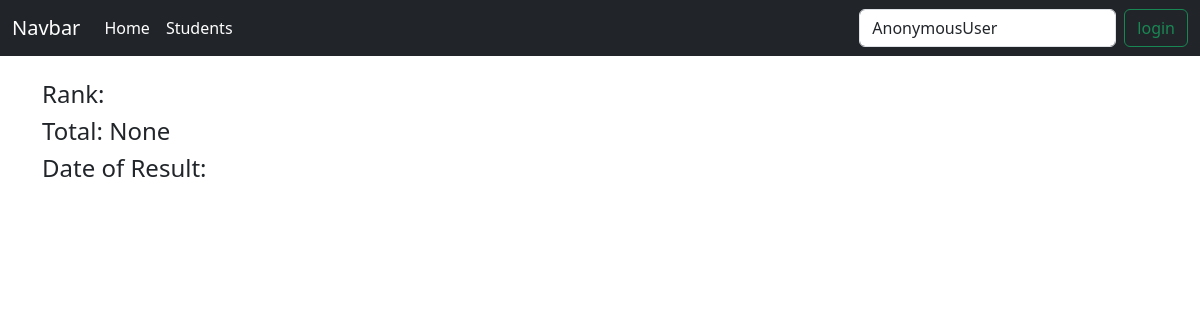
/report/STU-0808, run on an earlier commit of the app's database.
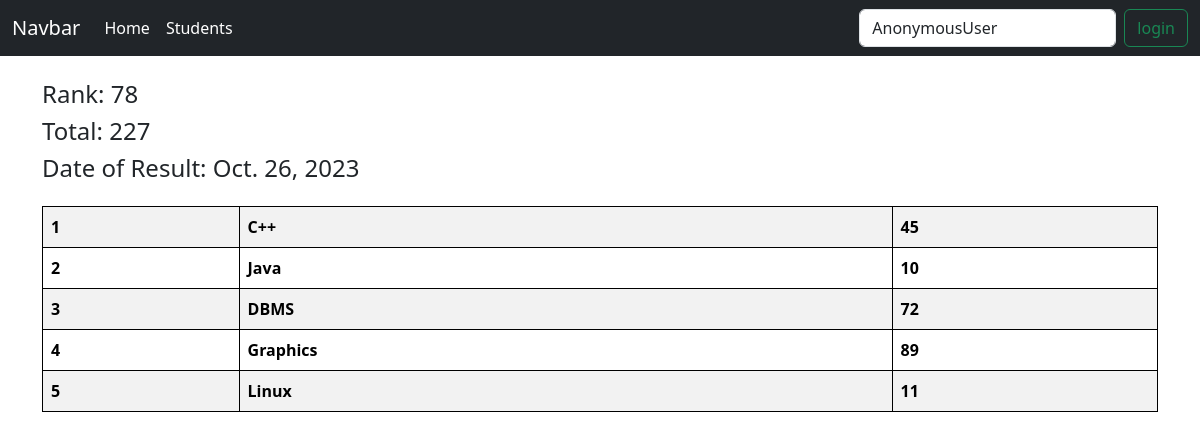
And on a later commit of the database.
### card/models.py (models this page shows, shortened)
class SubjectMarks(models.Model):
    student = models.ForeignKey(Student, related_name="studentmarks", on_delete=models.CASCADE)
    subject = models.ForeignKey(Subject, on_delete=models.CASCADE)
    marks = models.IntegerField()
    class Meta:
        unique_together = ['subject', 'student']

class Student(models.Model):
    department = models.ForeignKey(Department, related_name="depart", on_delete=models.CASCADE)
    student_id = models.OneToOneField(StudentID, unique=True, related_name="studentId", on_delete=models.CASCADE)
    student_name = models.CharField(max_length=100)
    student_email = models.EmailField(unique=True)
    student_age = models.IntegerField(default=18)
    student_address = models.TextField()
    class Meta:
        ordering = ['student_name']
        verbose_name = "student"

class Ranklist(models.Model):
    student = models.ForeignKey(Student, related_name="studentranklist", on_delete=models.CASCADE)
    student_rank = models.IntegerField()
    report_card_date = models.DateField(auto_now_add=True)
    class Meta:
        unique_together = ['student_rank', 'report_card_date']

class Subject(models.Model):
    subject_name = models.CharField(max_length=100)

### card/views.py (the view)
# urls.py: path("report/<student_id>", report_page, name="report_page")
def report_page(request, student_id):
    queryset = SubjectMarks.objects.filter(student__student_id__student_id=student_id)
    total_marks = queryset.aggregate(total_marks = Sum('marks'))
    context = {"queryset": queryset, "page": "report",  "total_marks": total_marks}
    return render(request, "report.html", context=context)

### card/templates/report.html (shortened to what this page needs)
{% extends "base.html" %} {% block start %}
<div class="container mt-4">
    <h4>Rank: {{queryset.first.student.studentranklist.first.student_rank}}</h4>
    <h4>Total: {{total_marks.total_marks}}</h4>
    <h4>Date of Result: {{queryset.first.student.studentranklist.first.report_card_date}}</h4>
    <table class="table table-striped container-sm mt-4">
        <tbody>
            {%for marks in queryset %}
            <tr>
                <th scope="row">{{forloop.counter}}</th>
                <td> <b>{{marks.subject.subject_name}}</b></td>
                <td> <b>{{marks.marks}}</b></td>
            </tr>
            {% endfor %}
        </tbody>
    </table>
</div>
{% endblock %}

### home/templates/base.html (shortened to what this page needs)
<!DOCTYPE html>
<html lang="en">
<head>
    <link href="https://cdn.jsdelivr.net/npm/bootstrap@5.3.2/dist/css/bootstrap.min.css" rel="stylesheet">
</head>
<body>
      <nav class="navbar navbar-expand-lg navbar-dark bg-dark">
        <div class="container-fluid">
          <a class="navbar-brand" href="#">Navbar</a>
          <div class="collapse navbar-collapse" id="navbarText">
            <ul class="navbar-nav me-auto mb-2 mb-lg-0">
                <li class="nav-item"><a class="nav-link active" href="/">Home </a> </li>
                <li class="nav-item"><a class="nav-link active" href="/student">Students </a> </li>
                </ul>
           <form class="d-flex">
            <input class="form-control me-2" value={{request.user}} type="search" placeholder="Search" aria-label="Search">
            <a class="btn btn-outline-success" href="/logout/" type="submit">{% if request.user.is_authenticated %}logout {% else %} login {%endif%}</a>
          </form>
          </div>
        </div>
      </nav>
    {% block start %}
    {% endblock %}
</body>
</html>

### home/templates/base.html (style rules this page uses)
table, th, td { border: 1px solid black; }

What changed in the data, as far as the page shows it:
added SubjectMarks: first.student.studentranklist.first.student_rank "78", first.student.studentranklist.first.report_card_date "Oct. 26, 2023", subject.subject_name "C++", marks "45"
added SubjectMarks: subject.subject_name "Java", marks "10"
added SubjectMarks: subject.subject_name "DBMS", marks "72"
added SubjectMarks: subject.subject_name "Graphics", marks "89"
added SubjectMarks: subject.subject_name "Linux", marks "11"
Also different on the page:
{{ total_marks.total_marks }}: "None" → "227"
